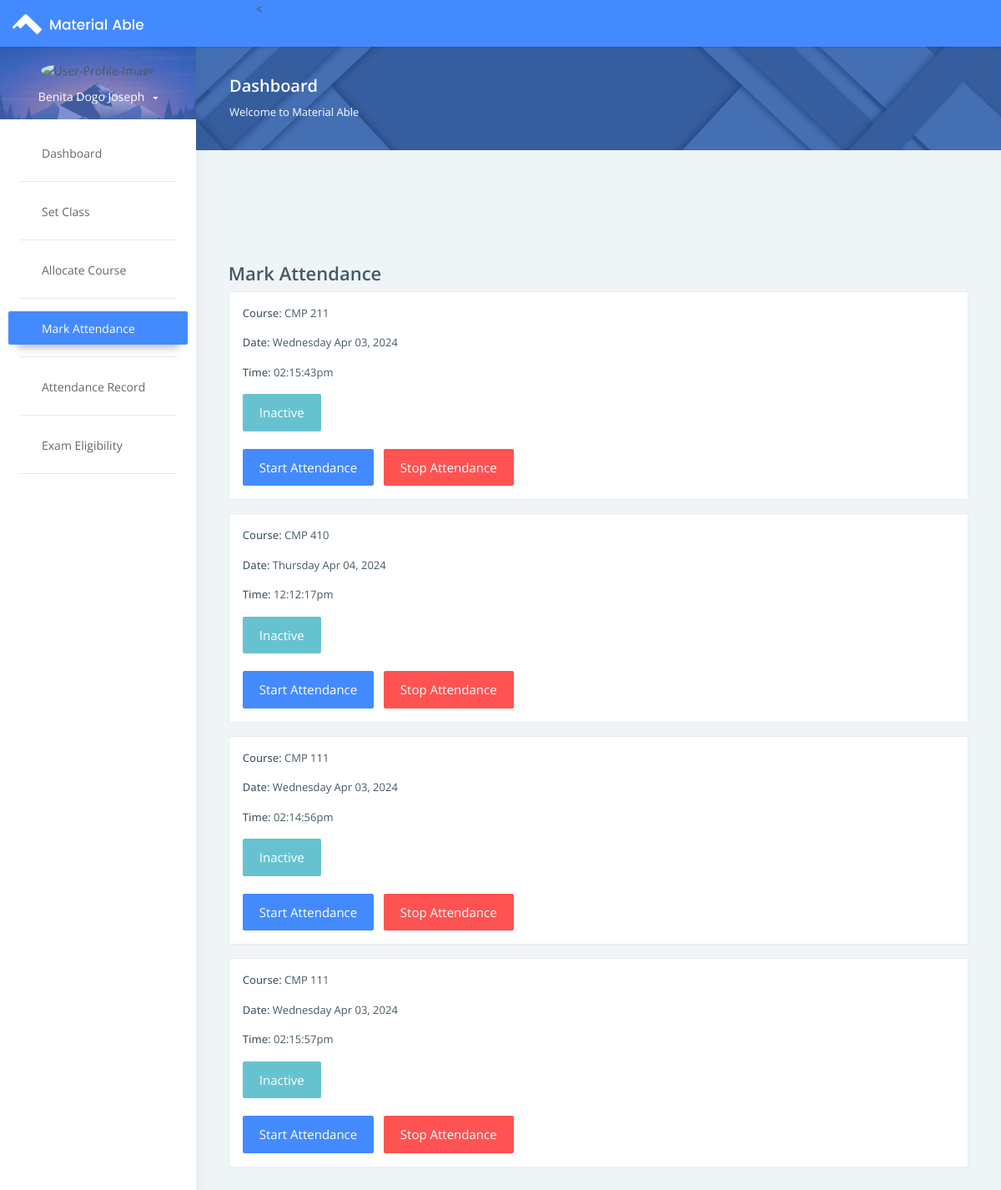
Screenshot of /lecturer/mark-attendance.php (signed in) with the database file from the repository.
### tables this page shows
CREATE TABLE `lecturer` (
  `lecturer_id` int(11) NOT NULL,
  `fullname` varchar(255) NOT NULL,
  `email` varchar(255) NOT NULL,
  `faculty` varchar(255) NOT NULL,
  `department` varchar(255) NOT NULL,
  `password` varchar(255) NOT NULL
);

CREATE TABLE `class` (
  `class_id` int(11) NOT NULL,
  `course_id` int(11) DEFAULT NULL,
  `course_date` timestamp NOT NULL DEFAULT current_timestamp() ON UPDATE current_timestamp(),
  `status` varchar(255) DEFAULT NULL,
  `lecturer_id` int(11) DEFAULT NULL,
  `date` timestamp NOT NULL DEFAULT current_timestamp()
);

CREATE TABLE `course` (
  `course_id` int(11) NOT NULL,
  `course_code` varchar(255) NOT NULL,
  `course_title` varchar(255) NOT NULL,
  `department` varchar(255) NOT NULL
);

### lecturer/mark-attendance.php (the view, shortened to what this page needs)
<?php
include "../includes/connection.php";
if (isset($_SESSION["lecturer_id"])) {
$lecturer_id = $_SESSION["lecturer_id"];
  $selecting_details = mysqli_query($connect,"SELECT * FROM `lecturer` WHERE lecturer_id = $lecturer_id") ;
  $fetching_details = mysqli_fetch_assoc($selecting_details);
  $fullname = $fetching_details["fullname"];
}
?>
<!DOCTYPE html>
<html lang="en">
<head>
    <link rel="stylesheet" href="assets/pages/waves/css/waves.min.css" type="text/css" media="all">
    <link rel="stylesheet" type="text/css" href="assets/css/bootstrap/css/bootstrap.min.css">
    <link rel="stylesheet" href="assets/pages/waves/css/waves.min.css" type="text/css" media="all">
    <link rel="stylesheet" type="text/css" href="assets/icon/themify-icons/themify-icons.css">
    <link rel="stylesheet" type="text/css" href="assets/css/font-awesome-n.min.css">
    <link rel="stylesheet" type="text/css" href="assets/css/font-awesome.min.css">
    <link rel="stylesheet" type="text/css" href="assets/css/jquery.mCustomScrollbar.css">
    <link rel="stylesheet" type="text/css" href="assets/css/style.css">
</head>
<body>
    <div id="pcoded" class="pcoded">
        <div class="pcoded-container navbar-wrapper">
            <nav class="navbar header-navbar pcoded-header">
                <div class="navbar-wrapper">
                    <div class="navbar-logo">
                        <a class="mobile-menu waves-effect waves-light" id="mobile-collapse" href="#!">
                            <i class="ti-menu"></i>
                        </a>
                        <a href="index.html">
                            <img class="img-fluid" src="assets/images/logo.png" alt="Theme-Logo" />
                        </a>
                    </div>
                    <div class="navbar-container container-fluid">
                        <ul class="nav-left">
                            <li>
                                <a href="#!" onclick="javascript:toggleFullScreen()" class="waves-effect waves-light">
                                    <i class="ti-fullscreen"></i>
                                </a>
                            </li>
                        </ul>
                        <
                    </div>
                </div>
            </nav>
            <div class="pcoded-main-container">
                <div class="pcoded-wrapper">
                    <nav class="pcoded-navbar">
                        <div class="pcoded-inner-navbar main-menu">
                            <div class="">
                                <div class="main-menu-header">
                                    <img class="img-80 img-radius" src="" alt="User-Profile-Image">
                                    <div class="user-details">
                                        <span id="more-details"><?php echo $fullname; ?><i class="fa fa-caret-down"></i></span>
                                    </div>
                                </div>
                            </div>
                            <div class="p-15 p-b-0">
                            </div>
                            <ul class="pcoded-item pcoded-left-item">
                                <li class="">
                                    <a href="dashboard.php" class="waves-effect waves-dark">
                                        <span class="pcoded-micon"><i class="ti-home"></i><b>D</b></span>
                                        <span class="pcoded-mtext">Dashboard</span>
                                    </a>
                                </li>
                            </ul>
                            <ul class="pcoded-item pcoded-left-item">
                                <li class="">
                                    <a href="set-class.php" class="waves-effect waves-dark">
                                        <span class="pcoded-micon"><i class="ti-layers"></i><b>SC</b></span>
                                        <span class="pcoded-mtext">Set Class</span>
                                    </a>
                                </li>
                            </ul>
                            <?php
                            $sql = mysqli_query($connect,"SELECT * FROM `exam_officer` WHERE `lecturer_id` = $lecturer_id");
                            if (mysqli_num_rows($sql) > 0) {
                                echo '
                                <ul class="pcoded-item pcoded-left-item">
                                    <li class="">
                                        <a href="allocate-course.php" class="waves-effect waves-dark">
                                            <span class="pcoded-micon"><i class="ti-layers"></i><b></b></span>
                                            <span class="pcoded-mtext">Allocate Course</span>
                                            <span class="pcoded-mcaret"></span>
                                        </a>
                                    </li>
                                </ul>
                                ';
                            }
                            ?>
                            <ul class="pcoded-item pcoded-left-item">
                                <li class="active">
                                    <a href="mark-attendance.php" class="waves-effect waves-dark">
                                        <span class="pcoded-micon"><i class="ti-receipt"></i><b>MA</b></span>
                                        <span class="pcoded-mtext">Mark Attendance</span>
                                    </a>
                                </li>
                            </ul>
                            <ul class="pcoded-item pcoded-left-item">
                                <li class="">
                                    <a href="attendance-record.php" class="waves-effect waves-dark">
                                        <span class="pcoded-micon"><i class="ti-bar-chart-alt"></i><b>AR</b></span>
                                        <span class="pcoded-mtext">Attendance Record</span>
                                    </a>
                                </li>
                            </ul>
                            <ul class="pcoded-item pcoded-left-item">
                                <li class="">
                                    <a href="exam-eligibility.php" class="waves-effect waves-dark">
                                        <span class="pcoded-micon"><i class="ti-map-alt"></i><b>CR</b></span>
                                        <span class="pcoded-mtext">Exam Eligibility</span>
                                    </a>
                                </li>
                            </ul>
                        </div>
                    </nav>
                    <div class="pcoded-content">
                        <div class="page-header">
                            <div class="page-block">
                                <div class="row align-items-center">
                                    <div class="col-md-8">
                                        <div class="page-header-title">
                                            <h5 class="m-b-10">Dashboard</h5>
                                            <p class="m-b-0">Welcome to Material Able</p>
                                        </div>
                                    </div>
                                </div>
                            </div>
                        </div>
                        <div class="pcoded-inner-content">
                            <div class="main-body">
                                <div class="page-wrapper">
                                    <div class="page-body">
                                        <div class="row">
                                        <div class="container mt-5">
    <div class="mt-5">
      <h4>Mark Attendance</h4>
      <?php
        $select_classes = mysqli_query($connect,"SELECT * FROM `class`
        INNER JOIN `course`
        ON class.course_id = course.course_id
        INNER JOIN `lecturer`
        ON class.lecturer_id = lecturer.lecturer_id
        WHERE class.lecturer_id = $lecturer_id;
        ");
    while ($row = mysqli_fetch_assoc($select_classes)) {
        $class_id = $row["class_id"];
        $course_code = $row["course_code"];
        $course_date = $row["course_date"];
        $status = $row["status"];
        $date = date("l M d, Y", strtotime($course_date));
        $time = date("h:i:sa", strtotime($course_date));
        echo '
        <div class="border mb-3 p-3 bg-white">
            <div id="attendanceDetails" class="mb-3">
                <p>
                    <strong>Course:</strong>
                    <span id="attendanceCourse">'.$course_code.'</span>
                </p>
                <p>
                    <strong>Date:</strong>
                    <span id="attendanceDateTime">'.$date.'</span>
                </p>
                <p>
                    <strong>Time:</strong>
                    <span id="attendanceDateTime">'.$time.'</span>
                </p>
            </div>
            <button type="button" class="btn btn-info" id="activeStatusBtn" disabled>'.$status.'</button>
            <br>
            <br>
            <a href="process-mark-attendance.php?start_attendance='.$class_id.'" class="btn btn-primary mr-2" id="startAttendanceBtn">Start Attendance</a>
            <a href="process-mark-attendance.php?stop_attendance='.$class_id.'" class="btn btn-danger" id="stopAttendanceBtn" disabled>Stop Attendance</a>
        </div>
        ';
    }
      ?>
    </div>
                                        </div>
                                    </div>
                                </div>
                                </div>
                            </div>
                        </div>
                    </div>
                </div>
            </div>
        </div>
    </div>
</body>
</html>

### rows the page displays
lecturer: fullname "Benita Dogo Joseph"
class: course.course_code "CMP 211", course_date "Wednesday Apr 03, 2024", course_date "02:15:43pm", status "Inactive"
class: course.course_code "CMP 410", course_date "Thursday Apr 04, 2024", course_date "12:12:17pm", status "Inactive"
class: course.course_code "CMP 111", course_date "Wednesday Apr 03, 2024", course_date "02:14:56pm", status "Inactive"
class: course.course_code "CMP 111", course_date "Wednesday Apr 03, 2024", course_date "02:15:57pm", status "Inactive"
